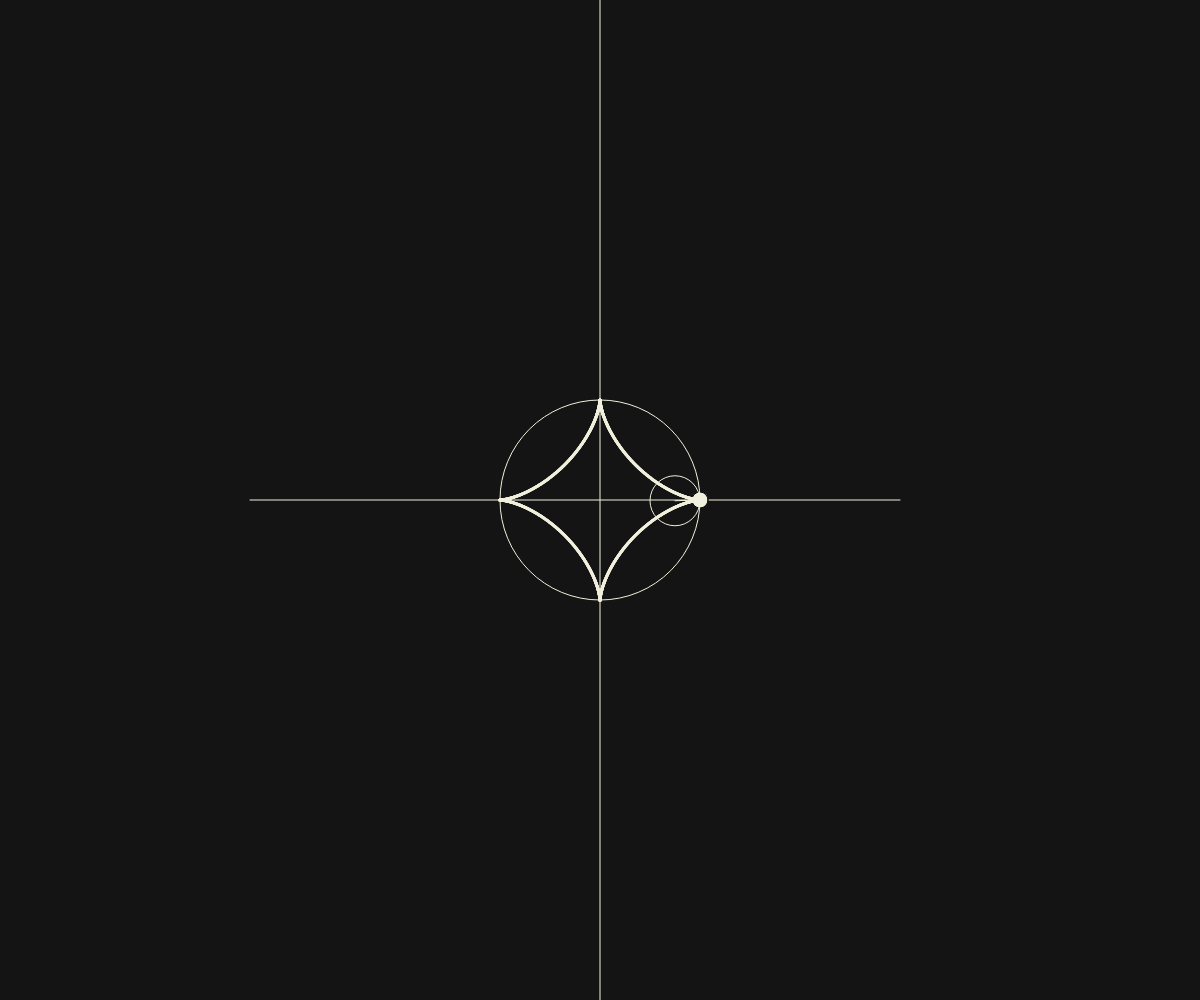
Frame 1 (no input)
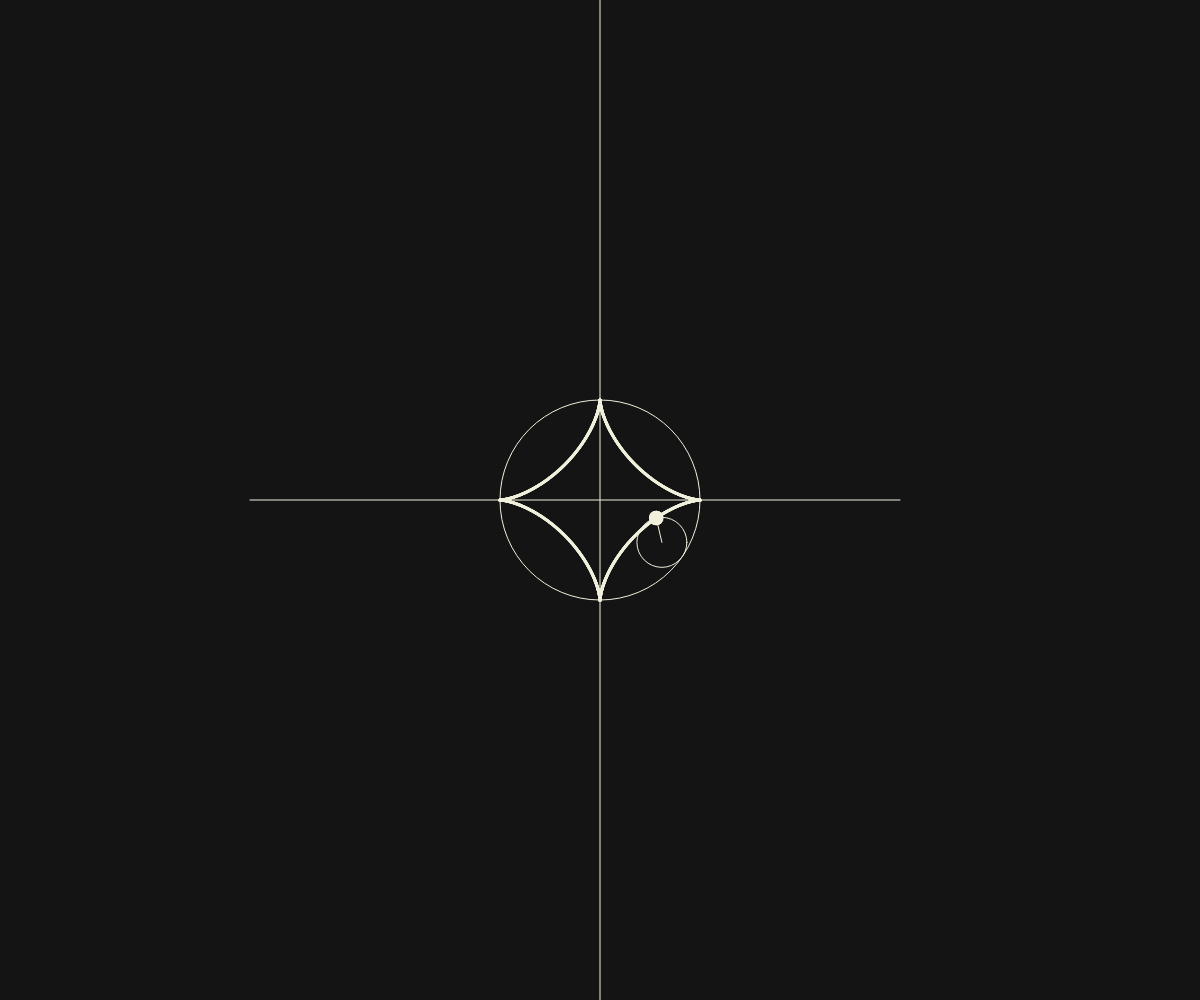
Frame 60 (no input)
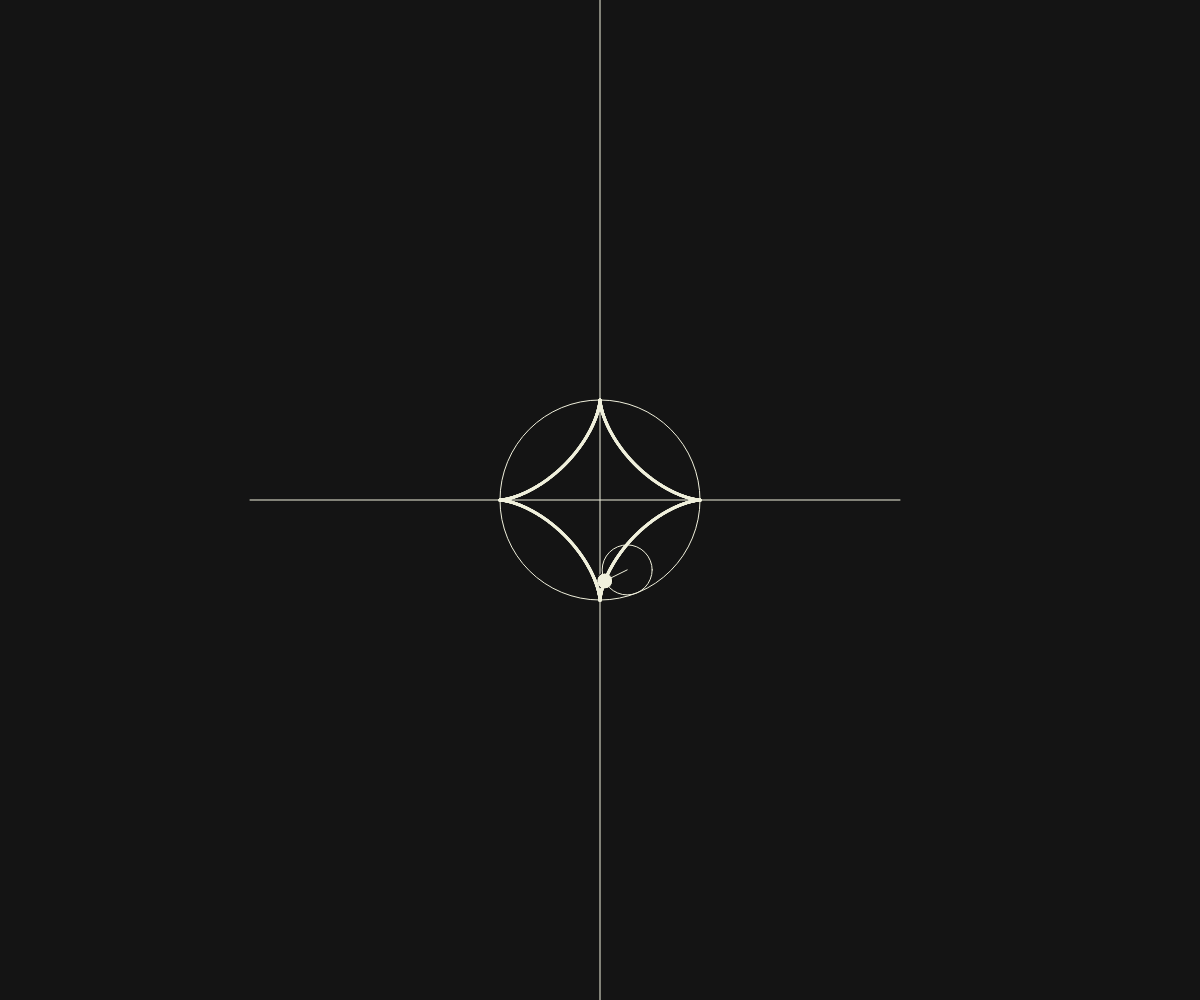
Frame 120 (the mouse pressed at the canvas centre since frame 60)

The p5.js sketch that drew these frames (run headless with seeded random() and noise() and a simulated clock; from frame 60 on, the mouse is pressed at the canvas centre):

// p5.js sketch
// ── sketch.js
function setup() {
  createCanvas(windowWidth, windowHeight);
  strokeWeight(1);
}
function draw() {
  const R = 100
  const r = 25
  const d = 25

  background(20,20,20);
  //assi
  stroke(240,240,220);
  line(250, height / 2, 900, height / 2);
  line(width / 2, 0, width / 2, height);
  translate(width / 2, height / 2);


  // cerchietto
  const a = frameCount * 0.01;
  const x1 = (R - r) * cos(a);
  const y1 = (R - r) * sin(a);
  const x2 = x1 + d * cos((R - r) * a / r);
  const y2 = y1 - d * sin((R - r) * a / r);
  fill(240,240,220);
  stroke(2);
  circle(x2, y2, 16);

  // struttura
  noFill();
  stroke(240,240,220);
  line(x1, y1, x2, y2);
  circle(0, 0, R * 2);
  ellipse(x1, y1, 2 * r, 2 * r)


  fill(240,240,220);
  noStroke();
  const num = 2000
  for (let i = 0; i < num; i++) {

    const a = TAU / num * i * 3;
    const x1 = (R - r) * cos(a);
    const y1 = (R - r) * sin(a);
    const x2 = x1 + d * cos((R - r) * a / r);
    const y2 = y1 - d * sin((R - r) * a / r);
    circle(x2, y2, 3);
  }

}
